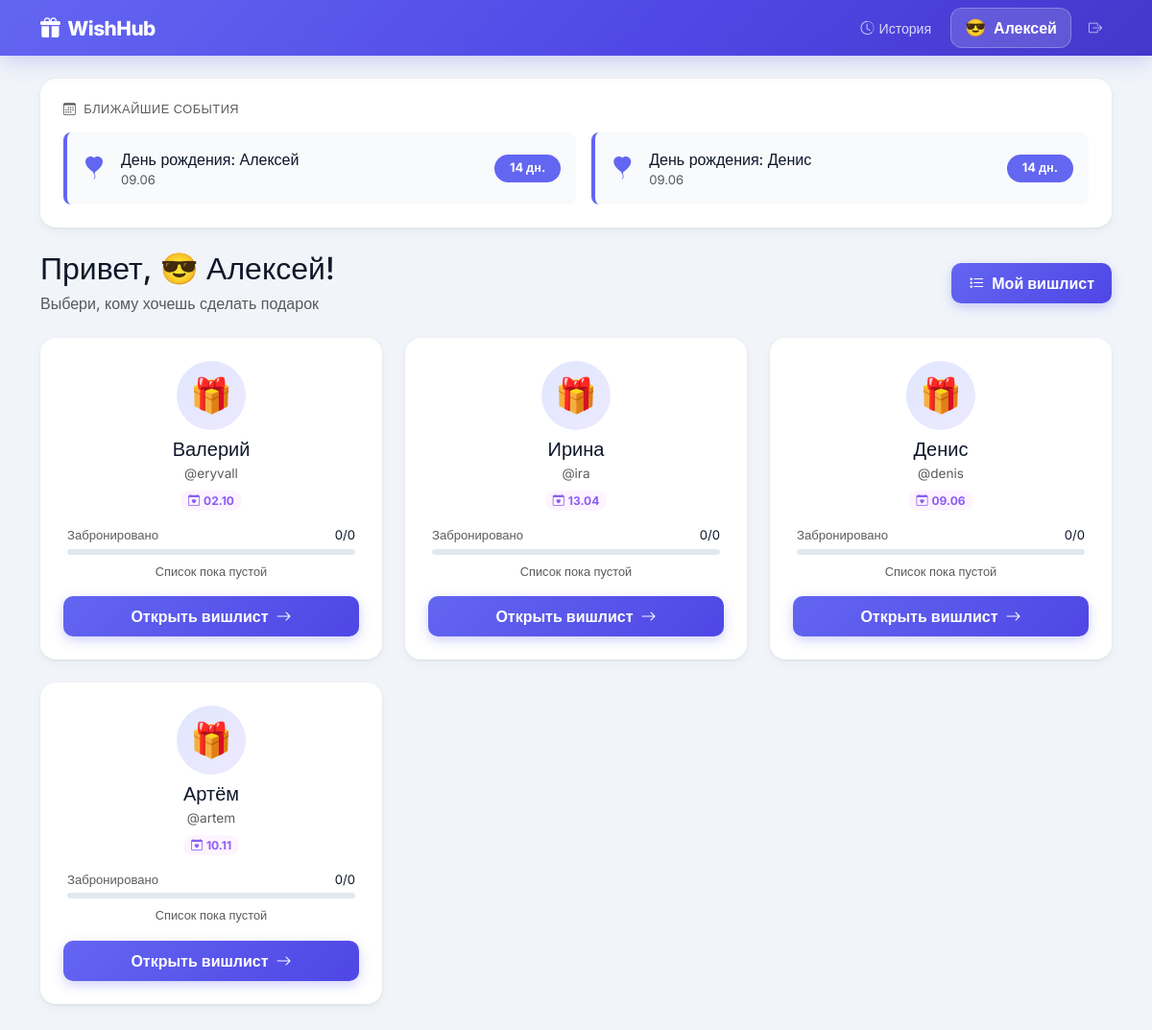
Screenshot of / (signed in) with the database file from the repository.
### app.py (models this page shows)
class User(UserMixin, db.Model):
    id            = db.Column(db.Integer, primary_key=True)
    username      = db.Column(db.String(50), unique=True, nullable=False)
    password_hash = db.Column(db.String(255), nullable=False)
    name          = db.Column(db.String(50), nullable=False)
    is_admin      = db.Column(db.Boolean, default=False)
    birthday      = db.Column(db.Date, nullable=True)
    emoji         = db.Column(db.String(10), default='🎁')
    wishes        = db.relationship('WishItem', backref='owner', lazy=True, foreign_keys='WishItem.user_id')

### app.py (the view)
@app.route('/')
@login_required
def index():
    users = User.query.filter(User.id != current_user.id).all()
    events = get_upcoming_events()
    stats = {}
    for u in users:
        total   = WishItem.query.filter_by(user_id=u.id, is_purchased=False).count()
        booked  = WishItem.query.filter_by(user_id=u.id, is_purchased=False).filter(WishItem.booked_by_id != None).count()
        stats[u.id] = {'total': total, 'booked': booked}
    return render_template('index.html', users=users, events=events, stats=stats)

### app.py (called while the page is built)
@login_manager.user_loader
def load_user(user_id):
    return db.session.get(User, int(user_id))

### templates/index.html (shortened to what this page needs)
{% extends "base.html" %}
{% block content %}
{% if events %}
<div class="mb-4">
  <div class="card-w p-4">
    <h6 class="fw-700 text-muted mb-3 d-flex align-items-center gap-2" style="font-size:.8rem;text-transform:uppercase;letter-spacing:.5px">
      <i class="bi bi-calendar3 text-indigo"></i> Ближайшие события
    </h6>
    <div class="d-flex flex-wrap gap-3">
      {% for ev in events %}
      <div class="d-flex align-items-center gap-3 p-3 rounded-3 flex-grow-1"
           style="background:{% if ev.days_left==0 %}linear-gradient(135deg,#fdf4ff,#ede9fe){% else %}#f8fafc{% endif %};min-width:240px;border-left:4px solid {% if ev.days_left==0 %}#8b5cf6{% else %}#6366f1{% endif %}">
        <i class="bi {{ ev.icon }} fs-4" style="color:{% if ev.days_left==0 %}#8b5cf6{% else %}#6366f1{% endif %}"></i>
        <div class="flex-grow-1">
          <div class="fw-600">{{ ev.text }}</div>
          <div class="text-muted" style="font-size:.82rem">{{ ev.date }}</div>
        </div>
        <span class="badge rounded-pill px-3 py-2 fw-600"
              style="background:{% if ev.days_left==0 %}#8b5cf6{% else %}#6366f1{% endif %};color:#fff;font-size:.8rem">
          {% if ev.days_left == 0 %}🎉 Сегодня!{% else %}{{ ev.days_left }} дн.{% endif %}
        </span>
      </div>
      {% endfor %}
    </div>
  </div>
</div>
{% endif %}
<div class="d-flex align-items-center justify-content-between mb-4">
  <div>
    <h2 class="fw-800 mb-0">Привет, {{ current_user.emoji }} {{ current_user.name }}!</h2>
    <p class="text-muted mb-0 mt-1">Выбери, кому хочешь сделать подарок</p>
  </div>
  <a href="{{ url_for('my_wishlist') }}" class="btn btn-w btn-w-primary">
    <i class="bi bi-list-stars me-1"></i> Мой вишлист
  </a>
</div>
{% if users %}
<div class="row g-4">
  {% for u in users %}
  {% set s = stats[u.id] %}
  <div class="col-sm-6 col-lg-4">
    <div class="card-w p-4 h-100 d-flex flex-col" style="flex-direction:column">
      <div class="text-center mb-3">
        <div class="d-inline-flex align-items-center justify-content-center rounded-circle mb-2"
             style="width:72px;height:72px;font-size:2.2rem;background:linear-gradient(135deg,#e0e7ff,#ede9fe)">
          {{ u.emoji }}
        </div>
        <h5 class="fw-700 mb-0">{{ u.name }}</h5>
        <span class="text-muted" style="font-size:.85rem">@{{ u.username }}</span>
        {% if u.birthday %}
        <div class="mt-1">
          <span class="badge rounded-pill px-2 py-1" style="background:#fdf4ff;color:#8b5cf6;font-size:.75rem">
            <i class="bi bi-calendar-heart me-1"></i>{{ u.birthday.strftime('%d.%m') }}
          </span>
        </div>
        {% endif %}
      </div>
      <div class="mb-3 px-1">
        <div class="d-flex justify-content-between mb-1">
          <span class="text-muted" style="font-size:.82rem">Забронировано</span>
          <span class="fw-600" style="font-size:.82rem">{{ s.booked }}/{{ s.total }}</span>
        </div>
        <div class="progress-w">
        </div>
        {% if s.total == 0 %}
        <p class="text-muted text-center mt-2 mb-0" style="font-size:.8rem">Список пока пустой</p>
        {% elif s.booked == s.total %}
        <p class="text-success text-center mt-2 mb-0 fw-600" style="font-size:.8rem">✅ Все желания забронированы!</p>
        {% else %}
        <p class="text-muted text-center mt-2 mb-0" style="font-size:.8rem">{{ s.total - s.booked }} желан{{ 'ие' if (s.total-s.booked)==1 else 'ия' if (s.total-s.booked) in [2,3,4] else 'ий' }} ждут</p>
        {% endif %}
      </div>
      <a href="{{ url_for('view_wishlist', user_id=u.id) }}" class="btn btn-w btn-w-primary w-100 mt-auto">
        Открыть вишлист <i class="bi bi-arrow-right ms-1"></i>
      </a>
    </div>
  </div>
  {% endfor %}
</div>
{% else %}
<div class="text-center py-5 card-w">
  <div style="font-size:4rem">👨‍👩‍👧‍👦</div>
  <h4 class="fw-700 mt-3">Семья пока не добавлена</h4>
  <p class="text-muted">Попроси администратора добавить остальных членов семьи</p>
</div>
{% endif %}
{% endblock %}

### templates/base.html (shortened to what this page needs)
<!DOCTYPE html>
<html lang="ru">
<head>
<link href="https://cdn.jsdelivr.net/npm/bootstrap@5.3.0/dist/css/bootstrap.min.css" rel="stylesheet">
<link href="https://cdn.jsdelivr.net/npm/bootstrap-icons@1.11.3/font/bootstrap-icons.min.css" rel="stylesheet">
</head>
<body>
<nav class="navbar navbar-expand-lg navbar-custom py-2 mb-4">
  <div class="container">
    <a class="navbar-brand text-white d-flex align-items-center gap-2" href="{{ url_for('index') }}">
      <i class="bi bi-gift-fill"></i> WishHub
    </a>
    {% if current_user.is_authenticated %}
    <div class="d-flex align-items-center gap-2 ms-auto flex-wrap">
      <a href="{{ url_for('history') }}" class="nav-history-btn">
        <i class="bi bi-clock-history"></i><span class="d-none d-sm-inline">История</span>
      </a>
      <a href="{{ url_for('my_wishlist') }}" class="nav-user-btn">
        <span style="font-size:1.1rem">{{ current_user.emoji }}</span>
        <span>{{ current_user.name }}</span>
      </a>
      <form method="POST" action="{{ url_for('logout') }}" class="m-0">
        <button type="submit" class="nav-link-logout border-0 bg-transparent cursor-pointer">
          <i class="bi bi-box-arrow-right"></i>
        </button>
      </form>
    </div>
    {% endif %}
  </div>
</nav>
<div class="container pb-5">
  {% block content %}{% endblock %}
</div>
</body>
</html>

### templates/base.html (style rules this page uses)
:root { --indigo: #6366f1; --indigo-d: #4f46e5; --indigo-l: #e0e7ff; --bg: #f1f5f9; --card: #fff; --text: #0f172a; --muted: #64748b; --border: #e2e8f0; --shadow: 0 1px 3px rgba(0,0,0,.07), 0 4px 12px rgba(0,0,0,.04); --shadow-lg: 0 8px 30px rgba(99,102,241,.12); --radius: 16px; --radius-sm: 10px; }
* { box-sizing: border-box; }
body { font-family:'Inter',sans-serif; background:var(--bg); color:var(--text); min-height:100vh; }
.navbar-custom { background: linear-gradient(135deg, #6366f1 0%, #4f46e5 60%, #4338ca 100%); box-shadow: 0 4px 24px rgba(79,70,229,.25); }
.navbar-brand { font-weight: 800; font-size: 1.3rem; letter-spacing: -.5px; }
.nav-user-btn { background: rgba(255,255,255,.15); backdrop-filter: blur(8px); border: 1px solid rgba(255,255,255,.25); border-radius: 12px; color: #fff; padding: 7px 14px; font-weight: 600; text-decoration: none; display: flex; align-items: center; gap: 8px; transition: all .2s; }
.nav-link-logout { color: rgba(255,255,255,.7); text-decoration: none; font-size: .88rem; padding: 6px 10px; border-radius: 8px; transition: all .2s; }
.nav-history-btn { color: rgba(255,255,255,.8); text-decoration: none; font-size: .88rem; padding: 6px 12px; border-radius: 8px; transition: all .2s; display: flex; align-items: center; gap: 5px; }
.card-w { background: var(--card); border: none; border-radius: var(--radius); box-shadow: var(--shadow); transition: transform .25s, box-shadow .25s; }
.btn-w { border-radius: 10px; font-weight: 600; padding: 9px 18px; transition: all .2s; border: none; }
.btn-w-primary { background: linear-gradient(135deg,#6366f1,#4f46e5) !important; color: #fff !important; box-shadow: 0 4px 12px rgba(99,102,241,.3); }
.progress-w { height: 6px; border-radius: 99px; background: #e2e8f0; overflow: hidden; }

### rows the page displays
User: emoji "😎", name "Алексей"
User: emoji "🎁", name "Валерий", username "eryvall", birthday "02.10", booked "0", total "0"
User: emoji "🎁", name "Ирина", username "ira", birthday "13.04", booked "0", total "0"
User: emoji "🎁", name "Денис", username "denis", birthday "09.06", booked "0", total "0"
User: emoji "🎁", name "Артём", username "artem", birthday "10.11", booked "0", total "0"

### other values shown
{{ ev.text }} "День рождения: Алексей" "День рождения: Денис"
{{ ev.date }} "09.06" "09.06"
{{ ev.days_left }} "14" "14"
